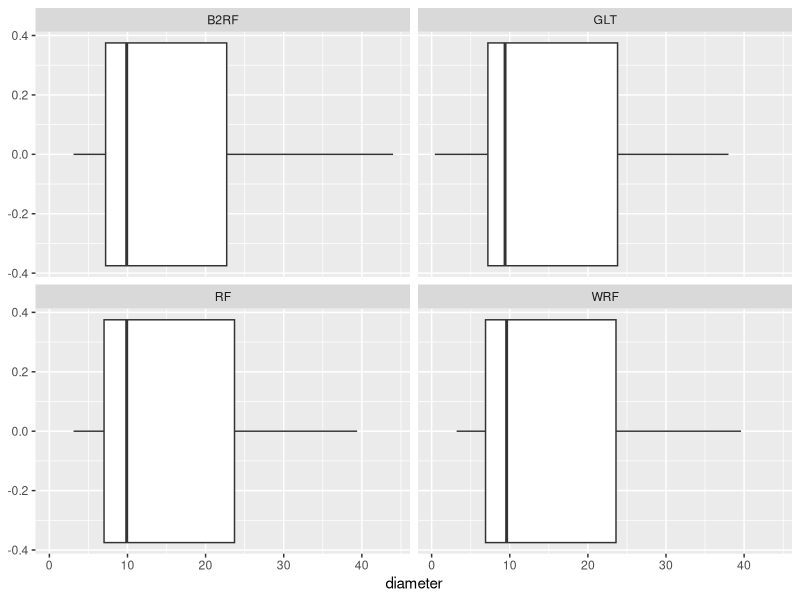
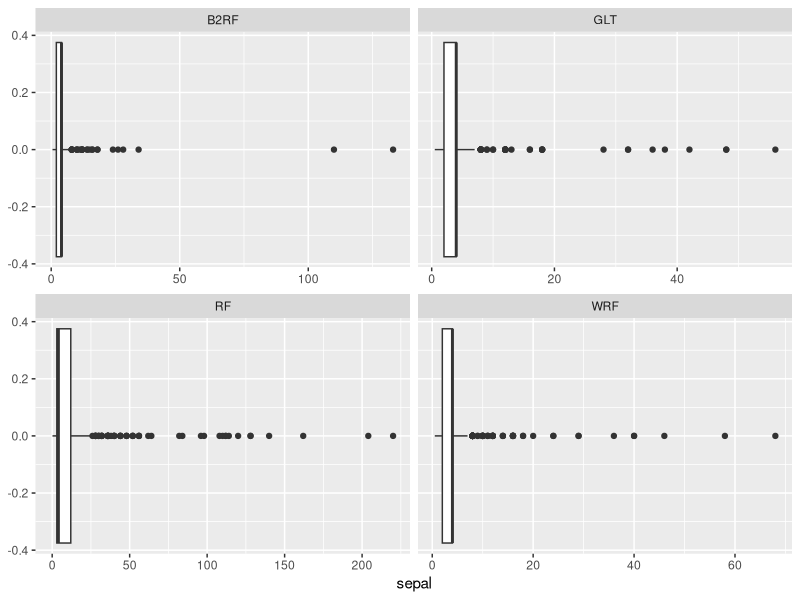
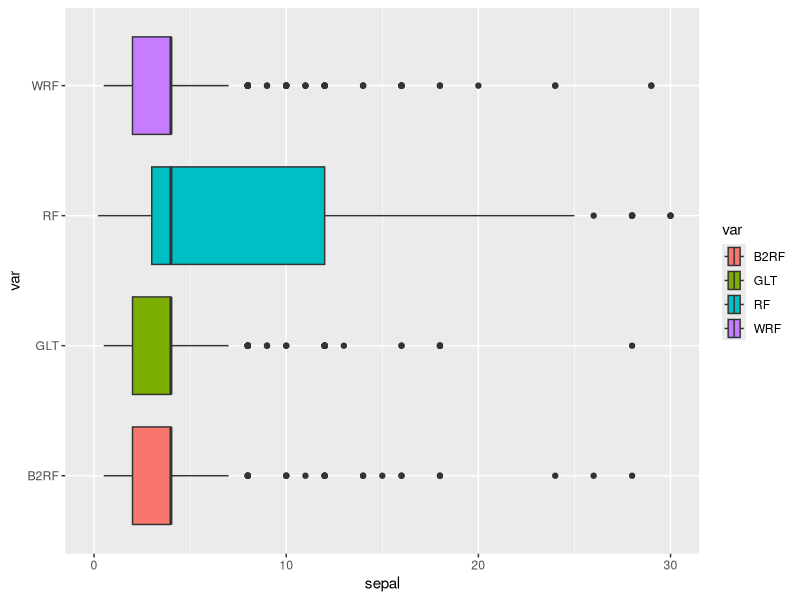
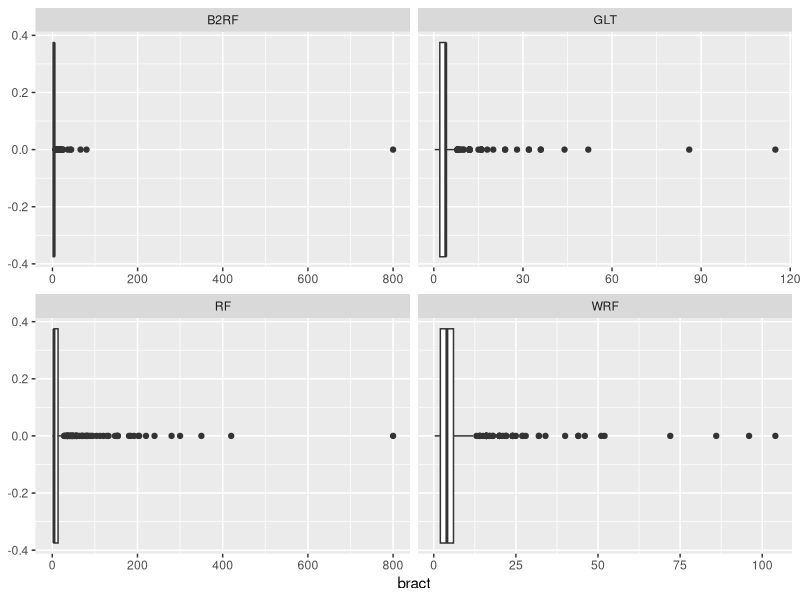
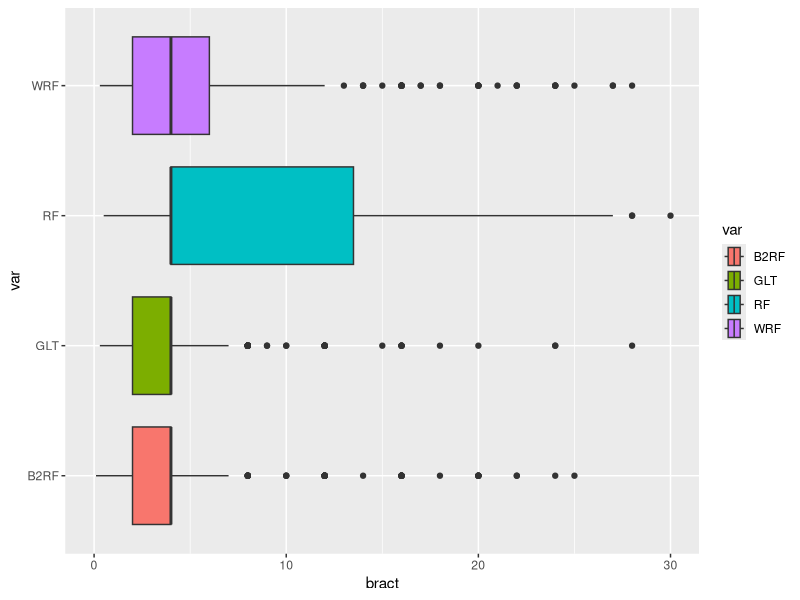
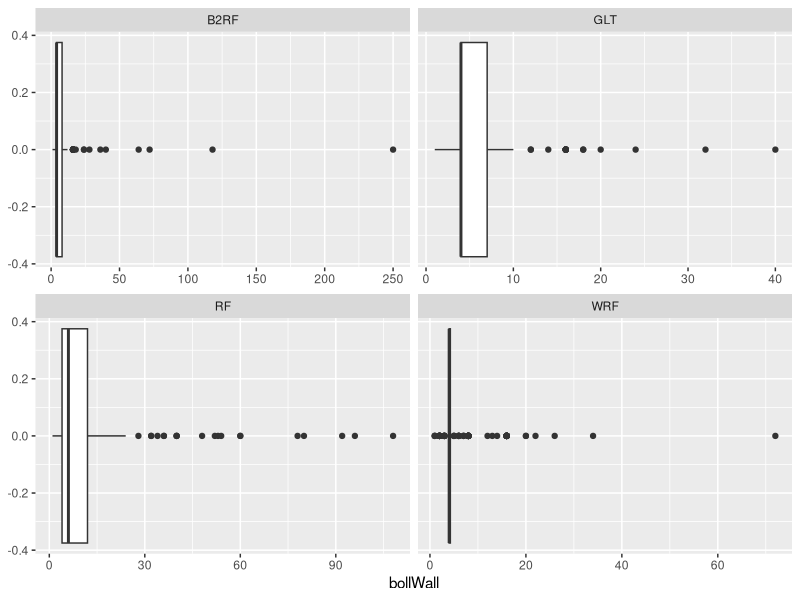
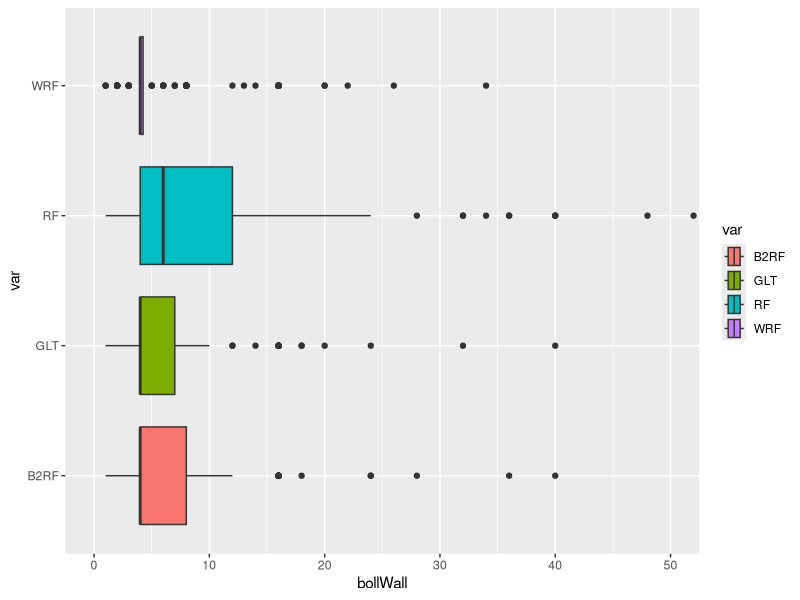
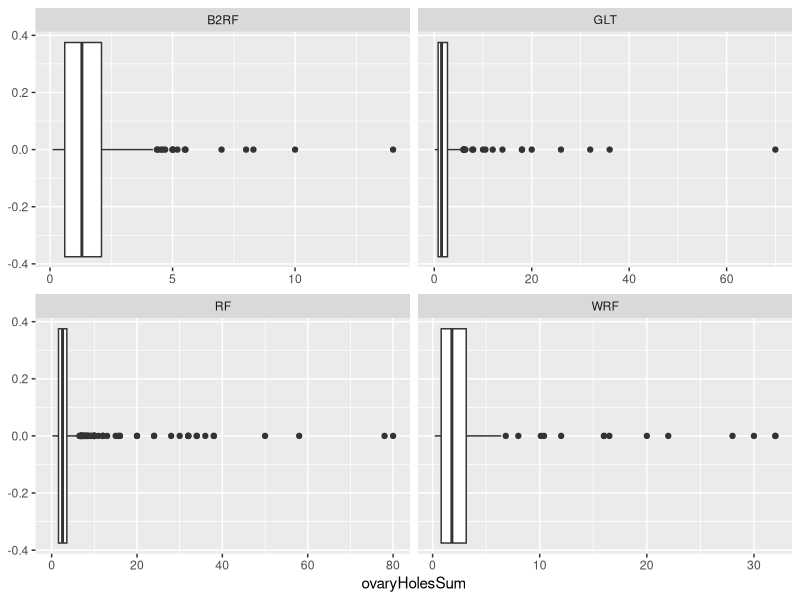

The R source for these figures, in order:
############################################################################################################################################
# Author:   John Hinic
# Date:     27Jun2022
# Purpose:  Data ETL for ST 542 Consulting Project
############################################################################################################################################

library(tidyverse)
library(readxl)
library(lubridate)

# reading in raw files
absc2015_raw <- read_excel("Data/2. Abscission data.xlsx", sheet = 2, range = "A1:N2768", na = ".")
absc2016_raw <- read_excel("Data/2. Abscission data.xlsx", sheet = 3, range = "A1:P2153")

gdu2015_raw <- read_excel(
  "Data/3. GDU profiling the tissues in a plants.xlsx",
  sheet = 1,
  range = "A1:Q7845"
)

gdu2016_raw <- read_excel(
  "Data/3. GDU profiling the tissues in a plants.xlsx",
  sheet = 3,
  "A1:P2275"
)


############################################################################################################################################
# Writing helper functions
############################################################################################################################################

# helper function to parse the hole sizes column
parseHoles <- function(str) {
  as.numeric(unlist((str_split(str_remove_all(str, " "), ","))))
}

# helper function to create ovary hole columns
getHoleStats <- function(data) {
  max <- vector("double", nrow(data))
  sum <- vector("double", nrow(data))
  avg <- vector("double", nrow(data))
  num <- vector("integer", nrow(data))
  for(i in 1:nrow(data)) {
    parsed <- parseHoles(data$ovaryHolesSize[i])
    max[i] <- max(parsed)
    sum[i] <- sum(parsed)
    avg[i] <- mean(parsed)
    a <- near(length(parsed), 1) && parsed[1] == 0
    if(is.na(a)) {b <- FALSE} else {b <- a}
    if(b) {
      num[i] <- 0
    } else {
      num[i] <- length(parsed)
    }
  }
  list(max = max, sum = sum, avg = avg, num = num)
}

# helper function to derive variables
codeVars <- function(data, yr, absc) {
  stats <- getHoleStats(data)
  data %>% 
    mutate(
      year = yr, abscissed = absc,
      RF = if_else(var == 'RF', 1, 0),
      B2RF = if_else(var == 'B2RF', 1, 0),
      WRF = if_else(var == 'WRF', 1, 0),
      GLT = if_else(var == 'GLT', 1, 0),
      rep1 = if_else(rep == 1, 1, 0),
      rep2 = if_else(rep == 2, 1, 0),
      rep3 = if_else(rep == 3, 1, 0),
      rep4 = if_else(rep == 4, 1, 0),
      year2015 = if_else(yr == 2015, 1, 0),
      year2016 = if_else(yr == 2016, 1, 0),
      ovaryHolesMax = stats$max,
      ovaryHolesSum = stats$sum,
      ovaryHolesAvg = stats$avg,
      ovaryParsedCount = stats$num
    )
}


############################################################################################################################################
# Subsetting/renaming columns and deriving required variables
############################################################################################################################################

absc2015_pre <- absc2015_raw %>%
  select(plot = PLOT, date = DATE, rep, var, tissueID = "TISSUE ID", diameter = DIAMETER,
         sepal = SEPAL,  bract = BRACT, bollWall = "BOLL WALL",
         ovaryHolesCount = "number of holes", ovaryHolesSize = "OVARY HOLE(s) (mm)") %>%
  mutate(bract = as.numeric(bract))

absc2015 <- codeVars(absc2015_pre, yr = 2015, absc = 1)


absc2016_pre <- absc2016_raw %>%
  select(plot = PLOT, date = DATE, rep, var = Var, tissueID = "TISSUE ID", diameter = DIAMETER, sepal = SEPAL, bract = BRACT,
         bollWall = "BOLL WALL", ovaryHolesCount = "number of ovary hole", ovaryHolesSize = "OVARY HOLE(s) (mm)") %>%
  mutate(ovaryHolesCount = if_else(is.na(ovaryHolesCount), 0, ovaryHolesCount),
         ovaryHolesSize = as.character(ovaryHolesSize))

absc2016 <- absc2016_pre %>%
  codeVars(yr = 2016, absc = 1)


gdu2015_pre <- gdu2015_raw %>%
  select(plot = PLOT, date = DATE, rep, var = Var, tissueID = "TISSUE ID", diameter = DIAMETER, sepal = SEPAL, bract = BRACT, 
         bollWall = "BOLL WALL", ovaryHolesCount = "number of ovary hole", ovaryHolesSize = "OVARY HOLE(s) (mm)") %>%
  mutate(diameter = if_else(diameter != '.', as.numeric(trimws(diameter)), NA_real_))

gdu2015 <- gdu2015_pre  %>%
  codeVars(yr = 2015, absc = 0)


gdu2016_pre <- gdu2016_raw %>%
  select(plot = Plot, date = Date, rep, var, tissueID = "Tissue ID", diameter = Diameter, sepal = Sepal, bract = Bract,
         bollWall = "Boll wall", ovaryHolesSize = "Ovary Hole(s) (mm)") %>%
  mutate(
    var = if_else(
      plot %in% c(101, 202, 303, 401), "RF", 
        if_else(plot %in% c(103, 201, 302, 403), "B2RF",
          if_else(plot %in% c(104, 204, 301, 402), "WRF",
            if_else(plot %in% c(102, 203, 304, 404), "GLT", ".")
          )
        )
    )
  )

gdu2016 <- gdu2016_pre  %>%
  codeVars(yr = 2016, absc = 0)


############################################################################################################################################
# Verifying ovary hole columns are correct
############################################################################################################################################
absc2015 %>% select(starts_with("ovary")) %>%
  filter(ovaryHolesCount != ovaryParsedCount)

# it appears there are data entry issues with this sheet
print(absc2016 %>% select(starts_with("ovary")) %>%
  filter(ovaryHolesCount != ovaryParsedCount), n = 50)

gdu2015 %>% select(starts_with("ovary")) %>%
  filter(ovaryHolesCount != ovaryParsedCount)

print(gdu2016 %>% select(starts_with("ovary")) %>%
  filter(ovaryParsedCount != 0), n = 50)


############################################################################################################################################
# Combining all datasets into one
############################################################################################################################################
final <- bind_rows(absc2015, absc2016, gdu2015, gdu2016) %>%
  mutate(year = year(date))

# some seemingly problematic data points
final %>% slice_max(diameter, n = 5) %>%
  select(plot, rep, var, tissueID, diameter:bollWall, ovaryHolesCount, ovaryHolesSize, ovaryHolesSum, ovaryParsedCount, abscissed)

final %>% slice_max(bract, n = 5) %>%
  select(plot, rep, var, tissueID, diameter:bollWall, ovaryHolesCount, ovaryHolesSize, ovaryHolesSum, ovaryParsedCount, abscissed)

final %>% slice_max(bollWall, n = 5) %>%
  select(plot, rep, var, tissueID, diameter:bollWall, ovaryHolesCount, ovaryHolesSize, ovaryHolesSum, ovaryParsedCount, abscissed)

final %>% slice_max(ovaryHolesSum, n = 5) %>%
  select(plot, rep, var, tissueID, diameter:bollWall, ovaryHolesCount, ovaryHolesSize, ovaryHolesSum, ovaryParsedCount, abscissed)

final %>% filter(year == 2016, !is.na(ovaryHolesCount)) %>%
  slice_max(ovaryHolesCount, n = 5, with_ties = FALSE) %>%
  select(plot, rep, var, tissueID, diameter:bollWall, ovaryHolesCount, ovaryHolesSize, ovaryHolesSum, ovaryParsedCount, abscissed)

# "proportion" abscissed by variety (not a total proportion, more like a ratio since the number of non-abscissed tissues sampled was fixed)
final %>% group_by(var) %>% summarise(prop = mean(abscissed))

# abscission counts across varieties
final %>% group_by(var) %>%
  count(abscissed) %>%
  pivot_wider(id_cols = abscissed, names_from = var, values_from = n)

# basic summary of each predictor across the varieties (not including the record with diameter entry error)
final %>% filter(diameter < 50) %>%
  group_by(var) %>%
  summarise(diamMean = mean(diameter, na.rm = TRUE), diamSD = sd(diameter, na.rm = TRUE),
            sepalMean = mean(sepal, na.rm = TRUE), sepalSD = sd(sepal, na.rm = TRUE),
            bractMean = mean(bract, na.rm = TRUE), bractSD = sd(bract, na.rm = TRUE),
            bollWallMean = mean(bollWall, na.rm = TRUE), bollWallSD = sd(bollWall, na.rm = TRUE),
            ovarySumMean = mean(ovaryHolesSum, na.rm = TRUE), ovarySumSD = sd(ovaryHolesSum, na.rm = TRUE))

# the same summaries of each predictor, but only when the respective predictor is > 0
final %>% filter(diameter < 50) %>%
  group_by(var) %>%
  summarise(
    diamMean = mean(diameter[diameter > 0], na.rm = TRUE), diamSD = sd(diameter[diameter > 0], na.rm = TRUE),
    sepalMean = mean(sepal[sepal > 0], na.rm = TRUE), sepalSD = sd(sepal[sepal > 0], na.rm = TRUE),
    bractMean = mean(bract[bract > 0], na.rm = TRUE), bractSD = sd(bract[bract > 0], na.rm = TRUE),
    bollWallMean = mean(bollWall[bollWall > 0], na.rm = TRUE), bollWallSD = sd(bollWall[bollWall > 0], na.rm = TRUE),
    ovarySumMean = mean(ovaryHolesSum[ovaryHolesSum > 0], na.rm = TRUE), ovarySumSD = sd(ovaryHolesSum[ovaryHolesSum > 0], na.rm = TRUE)
  )


############################################################################################################################################
# Basic plots
# generally, the first plot shows some sort of issue, and the second plot is the data without the issue
############################################################################################################################################

### box plots of each predictor across varieties, not including observations with no damage
## diameter
final %>% filter(diameter < 50 & diameter > 0) %>%
  ggplot(aes(diameter)) +
  geom_boxplot() +
  facet_wrap(~var)

## sepal
# potential outliers for B2RF variety
final %>% filter(diameter < 50 & sepal > 0) %>%
  ggplot(aes(sepal)) +
  geom_boxplot() +
  facet_wrap(~var, scales = "free_x")
# stacked box plot with coordinates adjusted:
final %>% filter(diameter < 50 & sepal > 0) %>%
  ggplot(aes(sepal, var, fill = var)) +
  coord_cartesian(xlim = c(0, 30)) +
  geom_boxplot()

## bract
# probably data entry error for both B2RF and RF varieties
final %>% filter(diameter < 50 & bract > 0) %>%
  ggplot(aes(bract)) +
  geom_boxplot() +
  facet_wrap(~var, scales = "free_x")
# stacked box plots with the coordinates adjusted:
final %>% filter(diameter < 50 & bract > 0) %>%
  ggplot(aes(bract, var, fill = var)) +
  coord_cartesian(xlim = c(0, 30)) +
  geom_boxplot()

## bollWall
# another potential data entry issue with B2RF
final %>% filter(diameter < 50 & bollWall > 0) %>%
  ggplot(aes(bollWall)) +
  geom_boxplot() +
  facet_wrap(~var, scales = "free_x")
# stacked box plots with adjusted coords:
final %>% filter(diameter < 50 & bollWall > 0) %>%
  ggplot(aes(bollWall, var, fill = var)) +
  coord_cartesian(xlim = c(0, 50)) +
  geom_boxplot()

## total ovary hole sizes
# there doesn't appear to be any issues for this one
final %>% filter(diameter < 50 & ovaryHolesSum > 0) %>%
  ggplot(aes(ovaryHolesSum)) +
  geom_boxplot() +
  facet_wrap(~var, scales = "free_x")
# stacked with adjusted coords:
final %>% filter(diameter < 50 & ovaryHolesSum > 0) %>%
  ggplot(aes(ovaryHolesSum, var, fill = var)) +
  coord_cartesian(xlim = c(0, 30)) +
  geom_boxplot()


### same box plots but grouped across abscissed or not instead of variety
## diameter
final %>% filter(diameter < 50 & diameter > 0) %>%
  ggplot(aes(diameter)) +
  geom_boxplot() +
  facet_wrap(~abscissed)
final %>% filter(diameter < 50 & diameter > 0) %>%
  ggplot(aes(diameter, as.factor(abscissed), fill = as.factor(abscissed))) +
  coord_cartesian(xlim = c(0, 50)) +
  geom_boxplot()

## sepal
final %>% filter(diameter < 50 & sepal > 0) %>%
  ggplot(aes(sepal)) +
  geom_boxplot() +
  facet_wrap(~abscissed)
final %>% filter(diameter < 50 & sepal > 0) %>%
  ggplot(aes(sepal, as.factor(abscissed), fill = as.factor(abscissed))) +
  coord_cartesian(xlim = c(0, 50)) +
  geom_boxplot()

## bract
final %>% filter(diameter < 50 & bract > 0) %>%
  ggplot(aes(bract)) +
  geom_boxplot() +
  facet_wrap(~abscissed)
# this one seems... strange
final %>% filter(diameter < 50 & bract > 0) %>%
  ggplot(aes(bract, as.factor(abscissed), fill = as.factor(abscissed))) +
  coord_cartesian(xlim = c(0, 50)) +
  geom_boxplot()
final %>% filter(diameter < 50 & bract > 0 & bract < 600) %>%
  ggplot(aes(bract, fill = as.factor(abscissed))) +
  coord_cartesian(xlim = c(0, 50)) +
  geom_histogram(alpha = 0.6, stat = "density")

## bollWall
final %>% filter(diameter < 50 & bollWall > 0) %>%
  ggplot(aes(bollWall)) +
  geom_boxplot() +
  facet_wrap(~abscissed)
final %>% filter(diameter < 50 & bollWall > 0) %>%
  ggplot(aes(bollWall, as.factor(abscissed), fill = as.factor(abscissed))) +
  coord_cartesian(xlim = c(0, 50)) +
  geom_boxplot()

## total ovary hole sizes
final %>% filter(diameter < 50 & ovaryHolesSum > 0) %>%
  ggplot(aes(ovaryHolesSum)) +
  geom_boxplot() +
  facet_wrap(~abscissed)
final %>% filter(diameter < 50 & ovaryHolesSum > 0) %>%
  ggplot(aes(ovaryHolesSum, as.factor(abscissed), fill = as.factor(abscissed))) +
  coord_cartesian(xlim = c(0, 20)) +
  geom_boxplot()

## save clean dataset to folder  
write.csv(final, "Data/cleandata.csv", row.names = FALSE)



